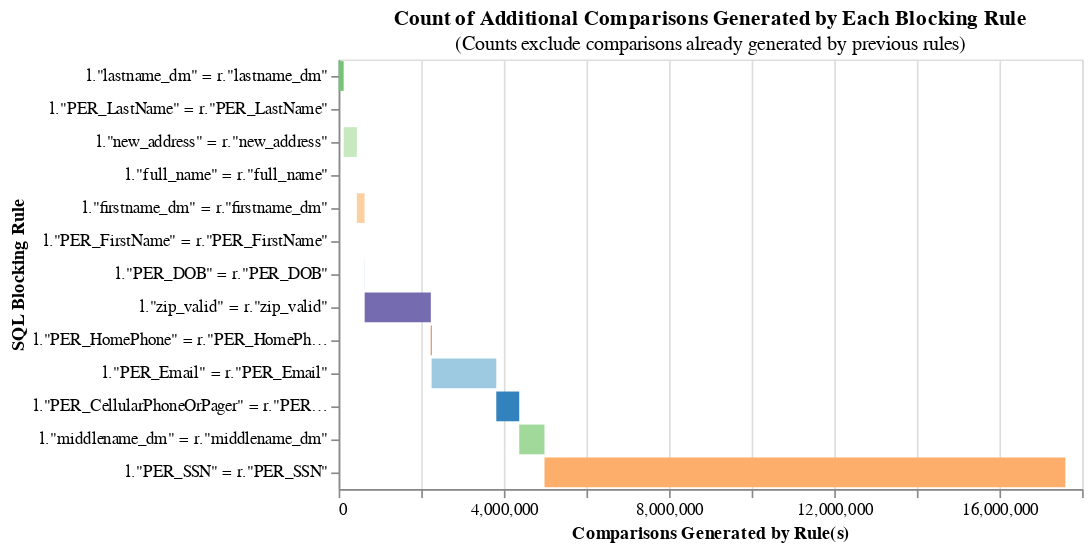

Notebook source saved alongside this figure:
### Code cell
from splink.duckdb.blocking_rule_library import block_on

blocking_rules = [
        block_on("lastname_dm"),
        block_on("PER_LastName"),
        block_on("new_address"),
        block_on("full_name"),
        block_on("firstname_dm"),
        block_on("PER_FirstName"),
        block_on("PER_DOB"),
        block_on("zip_valid"),
        block_on("PER_HomePhone"),
        block_on("PER_Email"),
        block_on("PER_CellularPhoneOrPager"),
        block_on("middlename_dm"),
        block_on("PER_SSN")
]
linker.cumulative_num_comparisons_from_blocking_rules_chart(blocking_rules)

### Figure 1 — Vega-Lite specification as saved in the notebook (floating-point values rounded to 4 significant figures)
{"config": {"view": {"continuousWidth": 300, "continuousHeight": 300}}, "data": {"name": "data-c61d674ad75736b98c0c94e29ec34a89"}, "mark": "bar", "encoding": {"color": {"field": "rule", "legend": null, "scale": {"scheme": "category20c"}}, "order": {"field": "cumulative_rows"}, "tooltip": [{"field": "rule", "title": "SQL Condition", "type": "nominal"}, {"field": "row_count", "format": ",", "title": "Comparisons Generated", "type": "quantitative"}, {"field": "cumulative_rows", "format": ",", "title": "Cumulative Comparisons", "type": "quantitative"}, {"field": "cartesian", "format": ",", "title": "Cartesian Product of Input Data", "type": "quantitative"}, {"field": "reduction_ratio", "title": "Reduction Ratio (cumulative rows/cartesian product)", "type": "nominal"}], "x": {"field": "start", "title": "Comparisons Generated by Rule(s)", "type": "quantitative"}, "x2": {"field": "cumulative_rows"}, "y": {"field": "rule", "sort": ["-x2"], "title": "SQL Blocking Rule"}}, "height": {"step": 20}, "title": {"text": "Count of Additional Comparisons Generated by Each Blocking Rule", "subtitle": "(Counts exclude comparisons already generated by previous rules)"}, "width": 450, "$schema": "https://vega.github.io/schema/vega-lite/v5.9.3.json", "datasets": {"data-c61d674ad75736b98c0c94e29ec34a89": [{"row_count": 121067, "rule": "l.\"lastname_dm\" = r.\"lastname_dm\"", "cumulative_rows": 121067, "cartesian": 49995000, "reduction_ratio": "The rolling reduction ratio with your given blocking rule(s) is 0.997578. This represents the reduction in the total number of comparisons due to your rule(s).", "start": 0}, {"row_count": 0, "rule": "l.\"PER_LastName\" = r.\"PER_LastName\"", "cumulative_rows": 121067, "cartesian": 49995000, "reduction_ratio": "The rolling reduction ratio with your given blocking rule(s) is 0.997578. This represents the reduction in the total number of comparisons due to your rule(s).", "start": 121067}, {"row_count": 319254, "rule": "l.\"new_address\" = r.\"new_address\"", "cumulative_rows": 440321, "cartesian": 49995000, "reduction_ratio": "The rolling reduction ratio with your given blocking rule(s) is 0.991193. This represents the reduction in the total number of comparisons due to your rule(s).", "start": 121067}, {"row_count": 0, "rule": "l.\"full_name\" = r.\"full_name\"", "cumulative_rows": 440321, "cartesian": 49995000, "reduction_ratio": "The rolling reduction ratio with your given blocking rule(s) is 0.991193. This represents the reduction in the total number of comparisons due to your rule(s).", "start": 440321}, {"row_count": 187090, "rule": "l.\"firstname_dm\" = r.\"firstname_dm\"", "cumulative_rows": 627411, "cartesian": 49995000, "reduction_ratio": "The rolling reduction ratio with your given blocking rule(s) is 0.987451. This represents the reduction in the total number of comparisons due to your rule(s).", "start": 440321}, {"row_count": 0, "rule": "l.\"PER_FirstName\" = r.\"PER_FirstName\"", "cumulative_rows": 627411, "cartesian": 49995000, "reduction_ratio": "The rolling reduction ratio with your given blocking rule(s) is 0.987451. This represents the reduction in the total number of comparisons due to your rule(s).", "start": 627411}, {"row_count": 2329, "rule": "l.\"PER_DOB\" = r.\"PER_DOB\"", "cumulative_rows": 629740, "cartesian": 49995000, "reduction_ratio": "The rolling reduction ratio with your given blocking rule(s) is 0.987404. This represents the reduction in the total number of comparisons due to your rule(s).", "start": 627411}, {"row_count": 1601438, "rule": "l.\"zip_valid\" = r.\"zip_valid\"", "cumulative_rows": 2231178, "cartesian": 49995000, "reduction_ratio": "The rolling reduction ratio with your given blocking rule(s) is 0.955372. This represents the reduction in the total number of comparisons due to your rule(s).", "start": 629740}, {"row_count": 19451, "rule": "l.\"PER_HomePhone\" = r.\"PER_HomePhone\"", "cumulative_rows": 2250629, "cartesian": 49995000, "reduction_ratio": "The rolling reduction ratio with your given blocking rule(s) is 0.954983. This represents the reduction in the total number of comparisons due to your rule(s).", "start": 2231178}, {"row_count": 1565913, "rule": "l.\"PER_Email\" = r.\"PER_Email\"", "cumulative_rows": 3816542, "cartesian": 49995000, "reduction_ratio": "The rolling reduction ratio with your given blocking rule(s) is 0.923662. This represents the reduction in the total number of comparisons due to your rule(s).", "start": 2250629}, {"row_count": 555437, "rule": "l.\"PER_CellularPhoneOrPager\" = r.\"PER_CellularPhoneOrPager\"", "cumulative_rows": 4371979, "cartesian": 49995000, "reduction_ratio": "The rolling reduction ratio with your given blocking rule(s) is 0.912552. This represents the reduction in the total number of comparisons due to your rule(s).", "start": 3816542}, {"row_count": 611765, "rule": "l.\"middlename_dm\" = r.\"middlename_dm\"", "cumulative_rows": 4983744, "cartesian": 49995000, "reduction_ratio": "The rolling reduction ratio with your given blocking rule(s) is 0.900315. This represents the reduction in the total number of comparisons due to your rule(s).", "start": 4371979}, {"row_count": 12611293, "rule": "l.\"PER_SSN\" = r.\"PER_SSN\"", "cumulative_rows": 17595037, "cartesian": 49995000, "reduction_ratio": "The rolling reduction ratio with your given blocking rule(s) is 0.648064. This represents the reduction in the total number of comparisons due to your rule(s).", "start": 4983744}]}}
